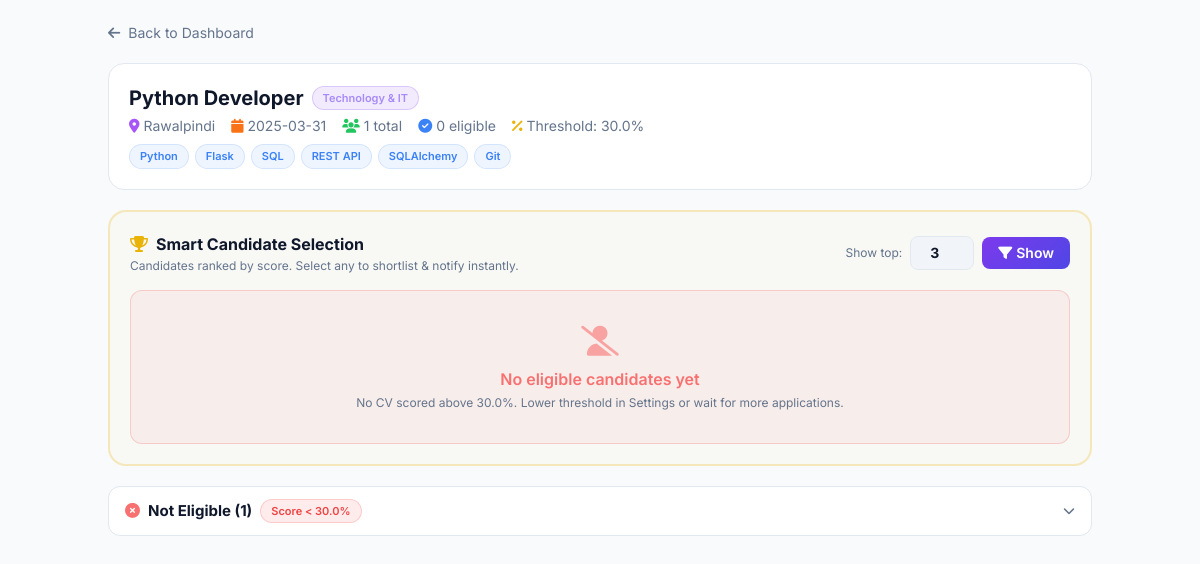
The app's page /admin/applications/1 (signed in) with its own data.
### cv_matcher/models.py (models this page shows)
class Job(db.Model):
    __tablename__ = 'jobs'
    id = db.Column(db.Integer, primary_key=True)
    title = db.Column(db.String(200), nullable=False)
    description = db.Column(db.Text, nullable=False)
    required_skills = db.Column(db.Text, nullable=False)
    location = db.Column(db.String(150), nullable=False)
    deadline = db.Column(db.String(50), default='')
    category_id = db.Column(db.Integer, db.ForeignKey('categories.id'), nullable=True)
    posted_by = db.Column(db.Integer, db.ForeignKey('users.id'))
    created_at = db.Column(db.DateTime, default=datetime.utcnow)
    applications = db.relationship('Application', backref='job', lazy=True, cascade='all, delete-orphan')

class Category(db.Model):
    __tablename__ = 'categories'
    id = db.Column(db.Integer, primary_key=True)
    name = db.Column(db.String(100), unique=True, nullable=False)
    icon = db.Column(db.String(50), default='fa-briefcase')
    color = db.Column(db.String(30), default='purple')
    jobs = db.relationship('Job', backref='category_obj', lazy=True)

### cv_matcher/app.py (the view, shortened to what this page needs)
@app.route('/admin/applications/<int:job_id>')
@login_required
def admin_job_applications(job_id):
    if not current_user.is_admin: abort(403)
    job = Job.query.get_or_404(job_id)
    threshold = get_eligibility_threshold()
    all_apps = Application.query.filter_by(job_id=job_id).order_by(
        Application.match_score.desc(), Application.priority_tier.asc()).all()
    eligible_apps = [a for a in all_apps if a.is_eligible]
    not_eligible_apps = [a for a in all_apps if not a.is_eligible]
    for i, app in enumerate(not_eligible_apps):
        app.rank = i + 1
        app.is_top3 = False
        try:
            app.skills_list = json.loads(app.matched_skills or '[]')
        except Exception:
            app.skills_list = []
    return render_template('admin_applications.html',
        job=job,
        eligible_apps=eligible_apps,
        not_eligible_apps=not_eligible_apps,
        total_apps=len(all_apps),
        threshold=threshold)

### cv_matcher/app.py (called while the page is built)
@login_manager.user_loader
def load_user(user_id):
    return db.session.get(User, int(user_id))

def get_setting(key, default=''):
    s = Setting.query.filter_by(key=key).first()
    return s.value if s else default

def get_eligibility_threshold():
    return float(get_setting('eligibility_threshold', '30'))

### cv_matcher/templates/admin_applications.html (shortened to what this page needs)
<!DOCTYPE html>
<html lang="en" data-theme="{{ current_user.theme or 'dark' }}">
<head>
<script src="https://cdn.tailwindcss.com"></script>
<link rel="stylesheet" href="https://cdnjs.cloudflare.com/ajax/libs/font-awesome/6.5.0/css/all.min.css">
</head>
<body>
<div class="max-w-5xl mx-auto p-5">
  <a href="{{ url_for('admin_dashboard') }}" class="inline-flex items-center gap-2 text-sm mb-5 transition-colors hover:text-purple-500" style="color:var(--muted)">
    <i class="fas fa-arrow-left"></i> Back to Dashboard
  </a>
  <div class="glass rounded-2xl p-5 mb-5">
    <div class="flex items-start justify-between flex-wrap gap-4">
      <div>
        <div class="flex items-center gap-2 flex-wrap mb-1">
          <h1 class="text-xl font-bold" style="color:var(--text)">{{ job.title }}</h1>
          {% if job.category_obj %}<span class="badge" style="background:rgba(124,58,237,.1);color:#a78bfa;border:1px solid rgba(124,58,237,.2)">{{ job.category_obj.name }}</span>{% endif %}
        </div>
        <div class="flex items-center gap-4 text-sm flex-wrap" style="color:var(--muted)">
          <span><i class="fas fa-location-dot text-purple-500 mr-1"></i>{{ job.location }}</span>
          {% if job.deadline %}<span><i class="fas fa-calendar text-orange-500 mr-1"></i>{{ job.deadline }}</span>{% endif %}
          <span><i class="fas fa-users text-green-500 mr-1"></i>{{ total_apps }} total</span>
          <span><i class="fas fa-check-circle text-blue-500 mr-1"></i>{{ eligible_apps|length }} eligible</span>
          <span><i class="fas fa-percent text-yellow-500 mr-1"></i>Threshold: {{ threshold }}%</span>
        </div>
        <div class="flex flex-wrap gap-1.5 mt-2">
          {% for s in job.required_skills.split(',') %}<span class="badge" style="background:rgba(59,130,246,.08);color:#3b82f6;border:1px solid rgba(59,130,246,.15)">{{ s.strip() }}</span>{% endfor %}
        </div>
      </div>
    </div>
  </div>
  <div class="topn-panel fade-in">
    <div class="flex items-center justify-between flex-wrap gap-3 mb-4">
      <div>
        <h2 class="font-bold text-base flex items-center gap-2" style="color:var(--text)">
          <i class="fas fa-trophy text-yellow-500"></i> Smart Candidate Selection
        </h2>
        <p class="text-xs mt-0.5" style="color:var(--muted)">Candidates ranked by score. Select any to shortlist & notify instantly.</p>
      </div>
      <div class="flex items-center gap-2">
        <span class="text-xs" style="color:var(--muted)">Show top:</span>
        <input type="number" id="topNInput" value="3" min="1" max="{{ eligible_apps|length or 1 }}"
          class="input-field w-16 px-2 py-1.5 rounded-lg text-sm text-center font-bold">
        <button onclick="showTopN()" class="btn-primary px-4 py-1.5 rounded-lg text-sm font-semibold">
          <i class="fas fa-filter mr-1"></i>Show
        </button>
      </div>
    </div>
    {% if not eligible_apps %}
    <div class="text-center py-8 rounded-xl" style="background:rgba(239,68,68,.06);border:1px solid rgba(239,68,68,.2)">
      <i class="fas fa-user-slash text-3xl text-red-400 mb-2 opacity-60"></i>
      <p class="font-semibold text-red-400">No eligible candidates yet</p>
      <p class="text-xs mt-1" style="color:var(--muted)">No CV scored above {{ threshold }}%. Lower threshold in Settings or wait for more applications.</p>
    </div>
    {% endif %}
  </div>
  {% if not_eligible_apps %}
  <div>
    <button onclick="toggleNotElig()" class="not-elig-section w-full text-left px-4 py-3 rounded-xl transition-colors hover:bg-black/5" style="background:var(--card);border:1px solid var(--border)">
      <span class="section-head">
        <i class="fas fa-circle-xmark text-red-400"></i>
        Not Eligible ({{ not_eligible_apps|length }})
        <span class="badge" style="background:rgba(239,68,68,.1);color:#ef4444;border:1px solid rgba(239,68,68,.2)">Score &lt; {{ threshold }}%</span>
        <i class="fas fa-chevron-down ml-auto text-xs" id="neChev" style="color:var(--muted)"></i>
      </span>
    </button>
  </div>
  {% endif %}
</div>
</body>
</html>

### cv_matcher/templates/admin_applications.html (style rules this page uses)
* { font-family:'Inter',sans-serif; }
:root { --bg:#080818;--card:rgba(255,255,255,.05);--card-solid:#12122a;--border:rgba(255,255,255,.09);--text:#f1f5f9;--text2:#cbd5e1;--muted:#94a3b8;--input:rgba(255,255,255,.08);--modal:#13132a;--shadow:rgba(0,0,0,.5); }
[data-theme="light"] { --bg:#f8fafc;--card:#ffffff;--card-solid:#ffffff;--border:#e2e8f0;--text:#0f172a;--text2:#334155;--muted:#64748b;--input:#f1f5f9;--modal:#ffffff;--shadow:rgba(0,0,0,.1); }
body { background:var(--bg);color:var(--text);transition:background .3s,color .3s; }
.glass { background:var(--card);border:1px solid var(--border); }
.badge { font-size:11px;font-weight:600;padding:3px 10px;border-radius:20px; }
.input-field { background:var(--input);border:1px solid var(--border);color:var(--text); }
.input-field::placeholder { color:var(--muted); }
.btn-primary { background:linear-gradient(135deg,#7c3aed,#4f46e5);color:#fff;transition:all .25s; }
.section-head { color:var(--text);font-weight:700;font-size:15px;display:flex;align-items:center;gap:8px; }
.topn-panel { background:rgba(234,179,8,.05);border:2px solid rgba(234,179,8,.3);border-radius:18px;padding:20px;margin-bottom:20px; }
[data-theme="light"] .topn-panel { background:rgba(234,179,8,.03);border-color:rgba(234,179,8,.25); }
.fade-in { animation:fadeIn .35s ease both; }
.not-elig-section { cursor:pointer; }

### records on screen
Job: title "Python Developer", location "Rawalpindi", deadline "2025-03-31"
Category: category_obj.name "Technology & IT"

### other values on screen
{{ total_apps }} "1"
{{ eligible_apps|length }} "0"
{{ threshold }} "30.0"
{{ s.strip() }} "Python" "Flask" "SQL" "REST API" "SQLAlchemy" "Git"
{{ not_eligible_apps|length }} "1"
